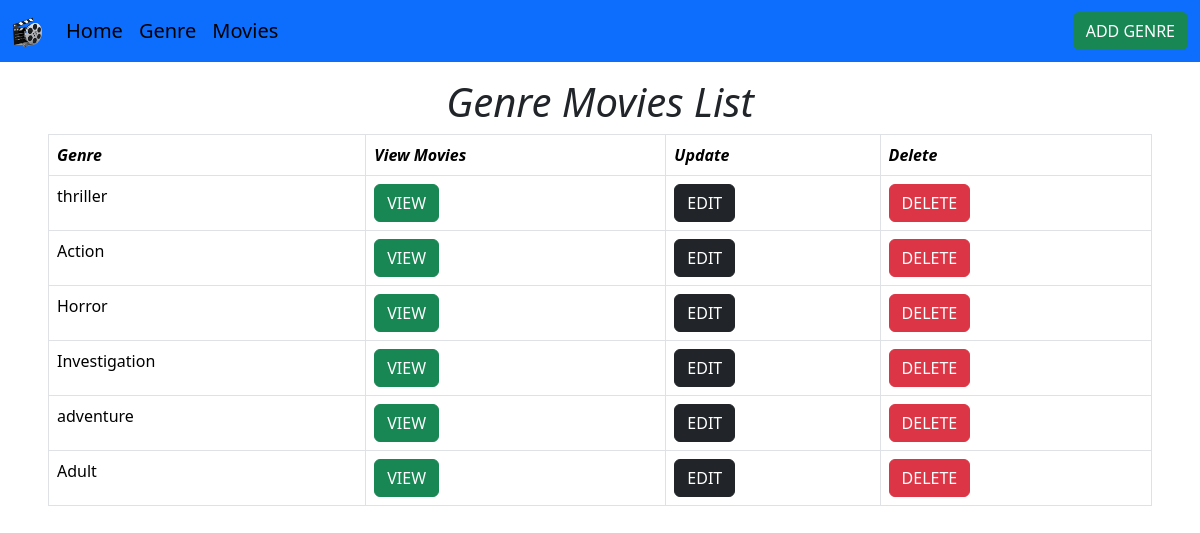
Before: /genremovielist/ (signed in) with the older database file.
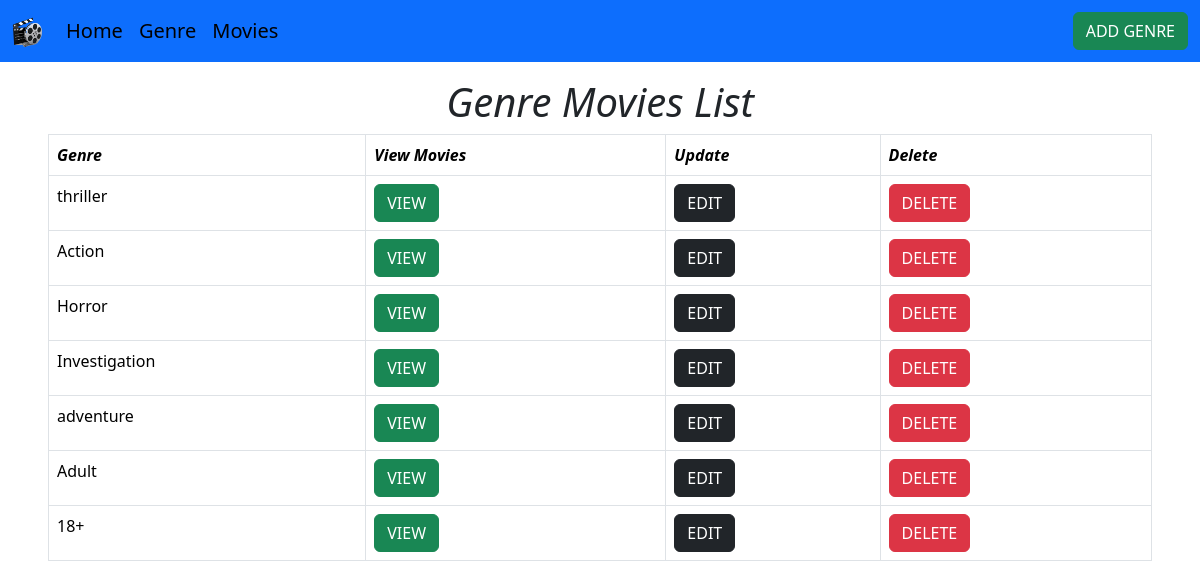
After: the same page with the newer database file.
### movapp/models.py (models this page shows)
class Genre(models.Model):
    Genre=models.CharField(max_length=20)
    Discription=models.CharField(max_length=200)
    def __str__(self):
        return self.Genre

### movapp/views.py (the view)
# urls.py: path('genremovielist/',GenreMovielist.as_view(),name='GenMovlist'),
@method_decorator(Signin_required,name="dispatch")
class GenreMovielist(View):
    def get(self,request):
        genre=Genre.objects.all()
        return render(request,'genremovielist.html',{"form":genre})

### movapp/views.py (called while the page is built)
def Signin_required(fn):
    def Wrapper(request,*args,**kwargs):
        if not request.user.is_authenticated:
            return redirect('login')
        else:
            return fn(request,*args,**kwargs)
    return Wrapper

### movapp/templates/genremovielist.html (shortened to what this page needs)
<!DOCTYPE html>
{% load static %}
<html lang="en">
<head>
    <link href="https://cdn.jsdelivr.net/npm/bootstrap@5.3.2/dist/css/bootstrap.min.css" rel="stylesheet">
</head>
<body>
    <nav class="navbar navbar-expand-lg bg-primary mb-3">
        <div class="container-fluid">
          <a class="navbar-brand" href="#"><img src="{% static 'film-reel-36145.png' %}" class="icon" width="30" height="30" alt=""
              ></a>
          <div class="collapse navbar-collapse" id="navbarTogglerDemo03">
            <ul class="navbar-nav me-auto mb-2 mb-lg-0">
              <li class="nav-item">
                <a class="nav-link active fs-5" aria-current="page" href="{% url 'home2' %}">Home</a>
              </li>
              <li class="nav-item">
                <a class="nav-link active fs-5" href="{% url 'GenMovlist' %}">Genre</a>
              </li>
              <li class="nav-item">
                <a class="nav-link active fs-5" href="{% url 'movielist' %}">Movies</a>
              </li>
            </ul>
            <form class="d-flex" role="search">
              <a class="btn btn-success" href="{% url 'Gform' %}">ADD GENRE</a>
            </form>
          </div>
        </div>
      </nav>
    <h1 align="center" class="fst-italic">Genre Movies List</h1>
    <div class="ms-5 me-5">
    <table class="table table-hover table-bordered">
        <tr>
            <th class="fst-italic">Genre</th>
            <th class="fst-italic">View Movies</th>
            <th class="fst-italic">Update</th>
            <th class="fst-italic">Delete</th>
        </tr>
        {% for i in form %}
        <tr>
            <td>{{i}}</td>
            <td><a class="btn btn-success" href="{% url 'GenView' i.id %}">VIEW</a></td>
            <td><a class="btn btn-dark" href="{% url 'G_Update' i.id %}">EDIT</a></td>
            <td><a class="btn btn-danger" href="{% url 'G_Delete' i.id %}">DELETE</a></td>
        </tr>
        {%  endfor %}
    </table>
</div>
</body>
</html>

Changed rows visible on the page:
added Genre: Genre "18+"
